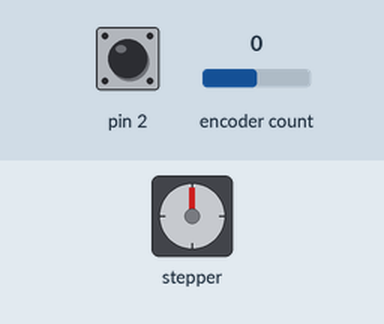
The sketch below on a simulated Arduino Uno, built with avr-gcc and run on an emulated ATmega328P. Shown: stepper motor. The test bench sets the inputs (shaded band); at power-on: encoder count 0, pin 2 HIGH. Stepper angles assume 200 steps per turn; what the sketch prints to the serial monitor is not drawn.

Above: at 2.8 s.
2.9 s: encoder count set to 1
At 3.6 s:
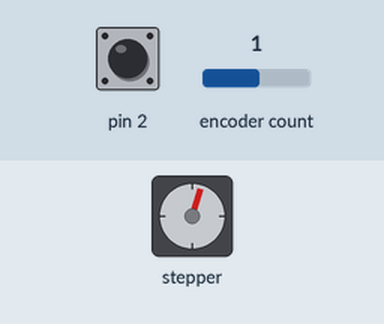
4.4 s: encoder count set to 2
At 4.8 s:
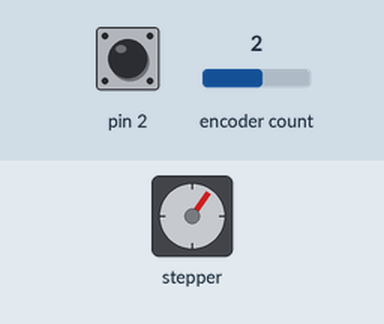
5.9 s: encoder count set to 3
At 7.1 s:
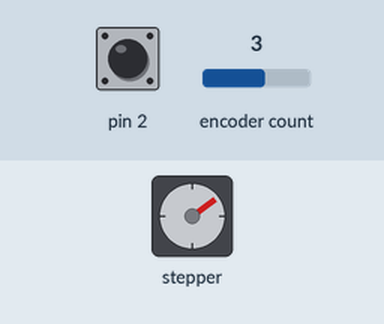
7.4 s: encoder count set to 4
At 8.2 s:
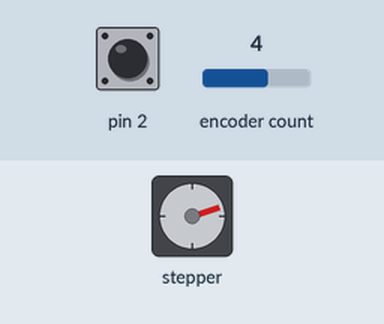
8.9 s: encoder count set to 5
At 9.4 s:
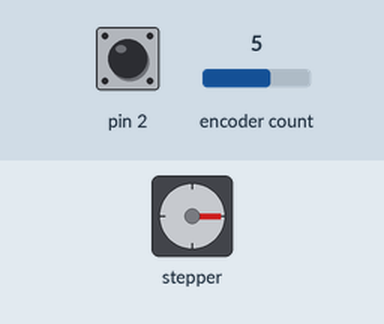
Timing chart, 0 to 11.4 s (numbered marks = the images above; inputs shaded):
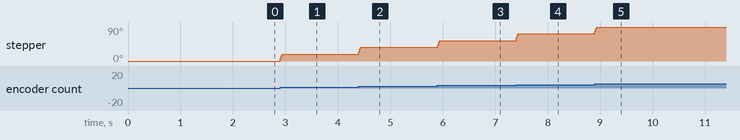

The sketch:

stepper_motion_for_KOPMYLLlKA.ino
```cpp
#include <Arduino.h>
#include <EncButton.h>
EncButton eb(8, 9, 2);
int currentPosition = 0;
int lastCount = 0;

#include "Shnek.h"
Shnek shnek(3,4,5,6,200,60);

void setup() {
  Serial.begin(9600);
  Serial.println("stepper_motor_for_KOPMYLLlKA, setup()");
}

void loop() {
  eb.tick();

  if (eb.click()) {
    Serial.println("click");
  }

  if (eb.turn()) {
    // myStepper.step(eb.dir()*10);
    shnek.turnSteps(eb.dir() * 10);
  }

  // step one revolution  in one direction:
  // Serial.println("clockwise");
  // myStepper.step(10);
  // // delay(10);

  // // step one revolution in the other direction:
  // Serial.println("counterclockwise");
  // myStepper.step(-5);
  // delay(10);
}

void changePosition(int32_t count, int8_t direction) {
  // Serial.print("поворот: "); Serial.print(count); Serial.print(" ("); Serial.print(direction); Serial.println(")");
  Serial.println(direction);
}
```

Shnek.h
```cpp
#include <Stepper.h>

class Shnek {
  public:
    Shnek(int pin1, int pin2, int pin3, int pin4, int stepsPerTurn, int speed):
      myStepper(stepsPerTurn, pin1, pin2, pin3, pin4),
      stepsPerTurn(stepsPerTurn),
      speed(speed)
      {
        this->myStepper.setSpeed(speed);
        this->degreesPerStep = 360.0 / stepsPerTurn;
      }

    void turnDegrees(int degrees) {
      this->myStepper.step(degrees2steps(degrees));
    }

    void turnSteps(int steps) {
      this->myStepper.step(steps);
    }

  private:
    int stepsPerTurn;
    int speed;
    Stepper myStepper;
    float degreesPerStep;

    int degrees2steps(int degrees) {
      return round(degrees * degreesPerStep);
    }
};
```

Measured:
- after the input at 2.9 s, stepper: turns 18° clockwise, starting at once
- after the input at 4.4 s, stepper: turns 18° clockwise, starting at once
- after the input at 5.9 s, stepper: turns 18° clockwise, starting at once
- after the input at 7.4 s, stepper: turns 18° clockwise, starting at once
- after the input at 8.9 s, stepper: turns 18° clockwise, starting at once
